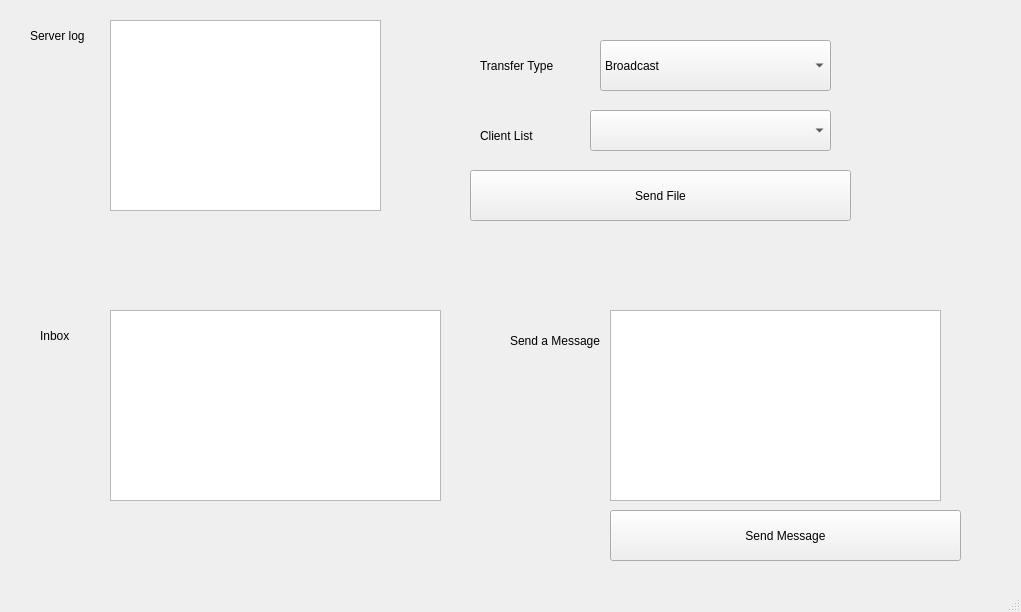
<?xml version="1.0" encoding="UTF-8"?>
<ui version="4.0">
 <class>MainWindow</class>
 <widget class="QMainWindow" name="MainWindow">
  <property name="geometry">
   <rect>
    <x>0</x>
    <y>0</y>
    <width>1021</width>
    <height>612</height>
   </rect>
  </property>
  <property name="windowTitle">
   <string>MainWindow</string>
  </property>
  <widget class="QWidget" name="centralwidget">
   <widget class="QTextEdit" name="textEdit_Message">
    <property name="geometry">
     <rect>
      <x>610</x>
      <y>310</y>
      <width>331</width>
      <height>191</height>
     </rect>
    </property>
   </widget>
   <widget class="QPushButton" name="pushButton_Send_File">
    <property name="geometry">
     <rect>
      <x>470</x>
      <y>170</y>
      <width>381</width>
      <height>51</height>
     </rect>
    </property>
    <property name="text">
     <string>Send File</string>
    </property>
   </widget>
   <widget class="QLabel" name="label">
    <property name="geometry">
     <rect>
      <x>480</x>
      <y>50</y>
      <width>101</width>
      <height>31</height>
     </rect>
    </property>
    <property name="text">
     <string>Transfer Type</string>
    </property>
   </widget>
   <widget class="QComboBox" name="comboBox_Transfer_Type">
    <property name="geometry">
     <rect>
      <x>600</x>
      <y>40</y>
      <width>231</width>
      <height>51</height>
     </rect>
    </property>
    <item>
     <property name="text">
      <string>Broadcast</string>
     </property>
    </item>
    <item>
     <property name="text">
      <string>receiver</string>
     </property>
    </item>
   </widget>
   <widget class="QLabel" name="label_5">
    <property name="geometry">
     <rect>
      <x>510</x>
      <y>310</y>
      <width>121</width>
      <height>61</height>
     </rect>
    </property>
    <property name="text">
     <string>Send a Message</string>
    </property>
   </widget>
   <widget class="QLabel" name="label_2">
    <property name="geometry">
     <rect>
      <x>480</x>
      <y>120</y>
      <width>101</width>
      <height>31</height>
     </rect>
    </property>
    <property name="text">
     <string>Client List</string>
    </property>
   </widget>
   <widget class="QPushButton" name="pushButton_Send_Message">
    <property name="geometry">
     <rect>
      <x>610</x>
      <y>510</y>
      <width>351</width>
      <height>51</height>
     </rect>
    </property>
    <property name="text">
     <string>Send Message</string>
    </property>
   </widget>
   <widget class="QLabel" name="label_4">
    <property name="geometry">
     <rect>
      <x>40</x>
      <y>320</y>
      <width>71</width>
      <height>31</height>
     </rect>
    </property>
    <property name="text">
     <string>Inbox</string>
    </property>
   </widget>
   <widget class="QComboBox" name="comboBox_Client_List">
    <property name="geometry">
     <rect>
      <x>590</x>
      <y>110</y>
      <width>241</width>
      <height>41</height>
     </rect>
    </property>
   </widget>
   <widget class="QLabel" name="label_3">
    <property name="geometry">
     <rect>
      <x>30</x>
      <y>20</y>
      <width>71</width>
      <height>31</height>
     </rect>
    </property>
    <property name="text">
     <string>Server log</string>
    </property>
   </widget>
   <widget class="QTextBrowser" name="textBrowser_Inbox">
    <property name="geometry">
     <rect>
      <x>110</x>
      <y>310</y>
      <width>331</width>
      <height>191</height>
     </rect>
    </property>
   </widget>
   <widget class="QTextBrowser" name="textBrowser_Server_Log">
    <property name="geometry">
     <rect>
      <x>110</x>
      <y>20</y>
      <width>271</width>
      <height>191</height>
     </rect>
    </property>
   </widget>
  </widget>
  <widget class="QMenuBar" name="menubar">
   <property name="geometry">
    <rect>
     <x>0</x>
     <y>0</y>
     <width>1021</width>
     <height>21</height>
    </rect>
   </property>
  </widget>
  <widget class="QStatusBar" name="statusbar"/>
 </widget>
 <resources/>
 <connections/>
</ui>
